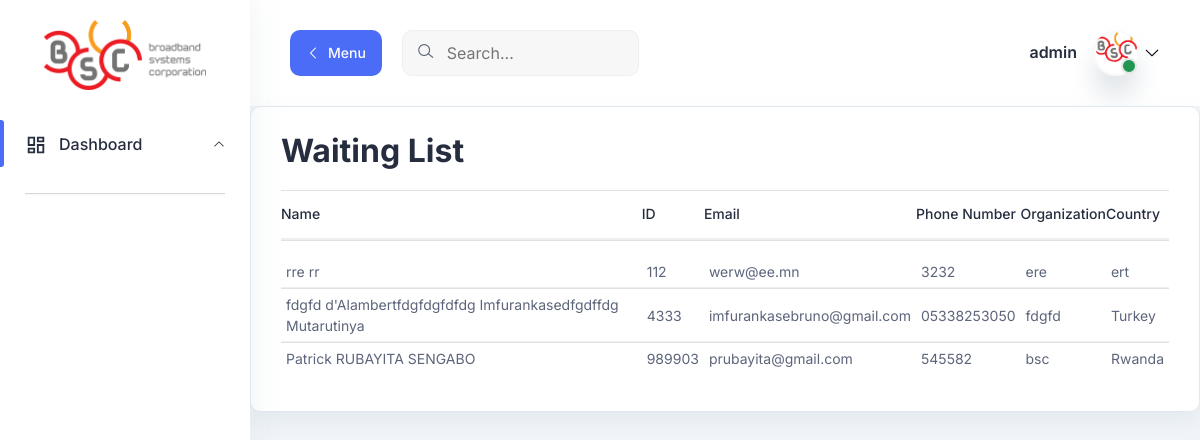
The app's page /visitor-list/ (signed in), older data.
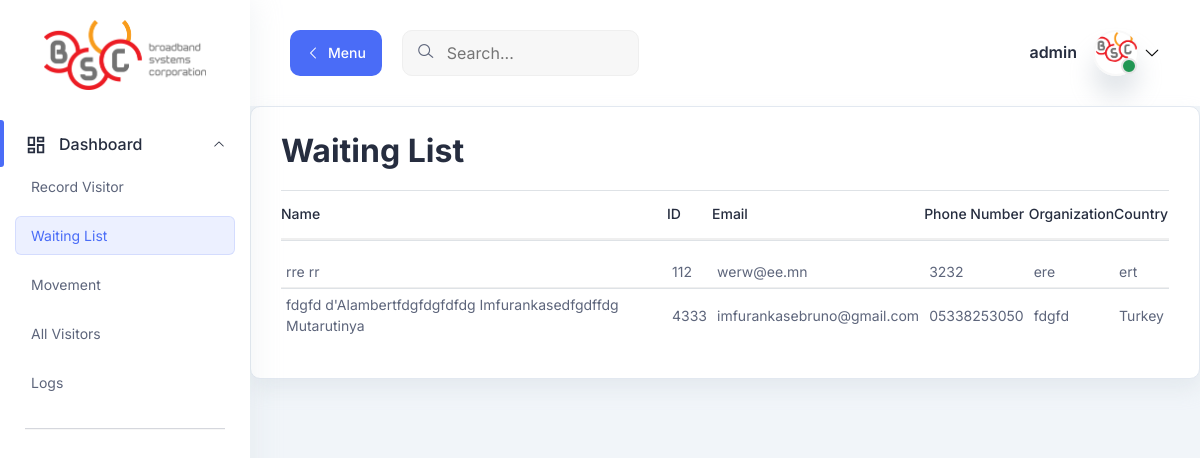
The same page, newer data.
### records/models.py (models this page shows, shortened)
class WaitingList(models.Model):
    id_passport_nbr = models.CharField(max_length=100, primary_key=True)
    first_name = models.CharField(max_length=100)
    surname = models.CharField(max_length=100)
    organization = models.CharField(max_length=100)
    position = models.CharField(max_length=100)
    country_of_origin = models.CharField(max_length=100)
    email = models.EmailField()
    address = models.CharField(max_length=200)
    mobile_phone = models.CharField(max_length=20)

### records/views.py (the view)
# urls.py: path('visitor-list/', views.visitor_list, name='visitors'),
@login_required
def visitor_list(request):
    users = User.objects.all()
    waitinglist = WaitingList.objects.all().values()
    cards = Card.objects.all().values()
    template = loader.get_template('records/visitor_list.html')
    context = {'waitinglist': waitinglist, 'cards': cards, 'users': users}  # Add 'users' to the context
    return HttpResponse(template.render(context, request))

### records/templates/records/visitor_list.html (shortened to what this page needs)
{% extends "base.html" %}
{% load static %}
{% block content %}
<main class="main-wrapper">
<header class="header">
    <div class="container-fluid">
      <div class="row">
        <div class="col-lg-5 col-md-5 col-6">
          <div class="header-left d-flex align-items-center">
            <div class="menu-toggle-btn mr-20">
              <button
                id="menu-toggle"
                class="main-btn primary-btn btn-hover"
              >
                <i class="lni lni-chevron-left me-2"></i> Menu
              </button>
            </div>
            <div class="header-search d-none d-md-flex">
              <form action="#">
                <input type="text" placeholder="Search..." />
                <button><i class="lni lni-search-alt"></i></button>
              </form>
            </div>
          </div>
        </div>
        <div class="col-lg-7 col-md-7 col-6">
          <div class="header-right">
            <div class="profile-box ml-15">
              <button
                class="dropdown-toggle bg-transparent border-0"
                type="button"
                id="profile"
                data-bs-toggle="dropdown"
                aria-expanded="false"
              >
                <div class="profile-info">
                  <div class="info">
                    {% if user.is_authenticated %}
                    <h6>{{ user.username }}</h6>
                    {% endif %}
                    <div class="image">
                      <img
                        src="{% static 'icon.png' %}"
                        alt=""
                      />
                      <span class="status"></span>
                    </div>
                  </div>
                </div>
                <i class="lni lni-chevron-down"></i>
              </button>
            </div>
          </div>
        </div>
      </div>
    </div>
  </header>
<section class="table-components">
        <div class="tables-wrapper">
        <div class="row">
            <div class="col-lg-12">
            <div class="card-style mb-30">
                <h1 class="mb-10">Waiting List</h1>
                <div class="table-wrapper table-responsive">
                <table class="table">
                    <thead>
                    <tr>
                        <th><h6>Name</h6></th>
                        <th><h6>ID</h6></th>
                        <th><h6>Email</h6></th>
                        <th><h6>Phone Number</h6></th>
                        <th><h6>Organization</h6></th>
                        <th><h6>Country</h6></th>
                    </tr>
                    </thead>
                    <tbody>
                    {% for visitor in waitinglist %}
                    <tr>
                        <td class="min-width">
                          <p><a href="#" class="open-form-popup" data-visitor-id="{{ visitor.id_passport_nbr }}">{{ visitor.first_name }} {{ visitor.surname }}</a></p>
                        </td>
                        <td class="min-width">
                            <p>{{ visitor.id_passport_nbr }}</p>
                        </td>
                        <td class="min-width">
                        <p>{{ visitor.email }}</p>
                        </td>
                        <td class="min-width">
                        <p>{{ visitor.mobile_phone }}</p>
                        </td>
                        <td class="min-width">
                            <p>{{ visitor.organization }}</p>
                        </td>
                        <td class="min-width">
                          <p>{{ visitor.country_of_origin }}</p>
                      </td>
                    </tr>
                    {% endfor %}
                    </tbody>
                </table>
                </div>
            </div>
            </div>
    </div>
    </div>
</section>
</main>
{% endblock content %}

Row changes from the older to the newer data that the page shows:
removed WaitingList: first_name "Patrick", surname "RUBAYITA SENGABO", id_passport_nbr "989903", email "prubayita@gmail.com", mobile_phone "545582", organization "bsc", country_of_origin "Rwanda"
Text that changed along with them:
text now shown: "Record Visitor Waiting List Movement All Visitors Logs"
